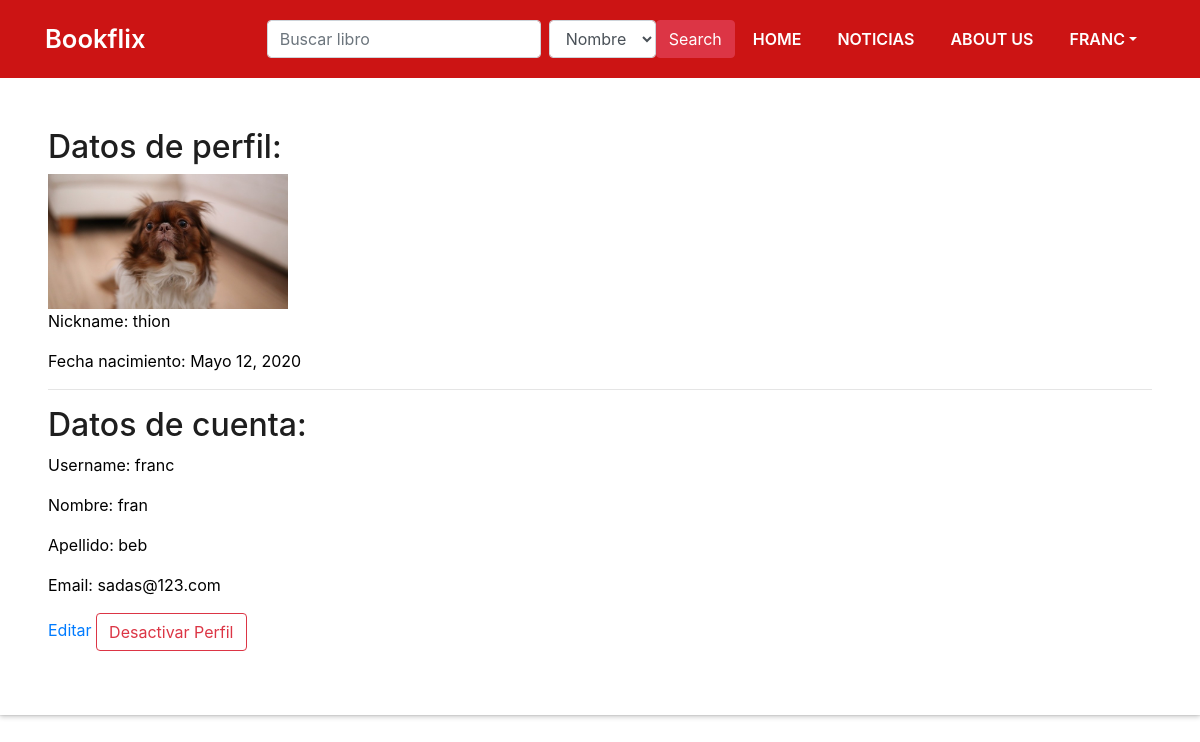
/profile/ (signed in), run on the app's committed database.
### gestion_usuario/models.py (models this page shows, shortened)
class Profile(models.Model):
    user = models.ForeignKey(User, on_delete=models.CASCADE, null=True)
    fecha_nacimiento = models.DateField(null=True, blank=True)
    nickname = models.CharField(blank=False, max_length=50, null=True,)
    soyPrincipal = models.BooleanField(default=False)
    foto = models.ImageField(upload_to='static/foto_perfil',null=True, blank=True,default='static/foto_perfil/default.jpg')

### gestion_usuario/views.py (the view)
# urls.py: path('profile/', profile),
@login_required
def profile(request):
    try:
        instance_profile = profile_session(request)
    except ObjectDoesNotExist:
        instance_profile = Profile(
            user=request.user, nickname=request.user.username)
        instance_profile.save()
    context = {
        "fecha_nacimiento": instance_profile.fecha_nacimiento,
        "nickname": instance_profile.nickname,
        "soyPrincipal": instance_profile.soyPrincipal,
        "foto_perfil": instance_profile.foto
    }
    return render(request, "gestion_usuario/profile.html", context)

### gestion_usuario/views.py (called while the page is built)
def profile_session(request):
    return Profile.objects.get(id=request.session.get('perfil'))

### templates/gestion_usuario/profile.html (shortened to what this page needs)
{% extends "padre.html" %}
{% load static %}
{% block content %}
<body id="page-top">
  <section id="perfil" class="about-mf sect-pt4 route">
    <div class="box-shadow-full">
      <div class="row">
        <div class="col-sm-12">
          <h2>Datos de perfil: </h2>
          {% if foto_perfil %}
          <img src="../{{foto_perfil}}" heigth="100" width="240">
          {% endif %}
          <p>Nickname: {{nickname}}</p>
          {% if not fecha_nacimiento == None %}
          <p>Fecha nacimiento: {{fecha_nacimiento}}</p>
          {% endif %}
          <hr>
          <h2>Datos de cuenta: </h2>
          <p>Username: {{request.user.username }}</p>
          <p>Nombre: {{request.user.first_name }}</p>
          <p>Apellido: {{request.user.last_name }}</p>
          <p>Email: {{request.user.email }}</p>
          <a href="edit_profile">Editar</a>
          <button class='btn btn-outline-danger' type="reset" onclick="window.location.href = 'desactivar_perfil/{{request.session.perfil}}'">Desactivar Perfil</button>
        </div>
      </div>
    </div>
  </section>
  {% endblock %}

### templates/barra.html (shortened to what this page needs)
{% load static %}
{% load bootstrap4 %}
{% bootstrap_css %}
<header>
  <body id="page-top">
    <nav class="navbar-expand-md  navbar navbar-b navbar-trans navbar-expand-md fixed-top" id="mainNav">
      <div class="container">
        <a class="navbar-brand js-scroll" href="/">Bookflix</a>
        <div class="navbar-collapse collapse justify-content-end" colo id="navbarDefault" >
          {% if user.is_authenticated %}
          <form   class="form-inline"  action="{% url 'search' %}" method="get" class="form-inline">
            <input  id="id_search" class="form-control mr-sm-2 input-sm" name="q" type="text" name="q" placeholder="Buscar libro" value="{{ request.GET.q }}" class="form-control">
            <select id="filter_field" name="filter" class="form-control ">
                <option value="nombre">Nombre</option>
            </select>
            <input type="submit" value="Search" class="btn btn-danger">
          </form>
          {% endif %}
          <ul class="navbar-nav">
            <li class="nav-item">
              <a class="nav-link js-scroll active" href="/">Home</a>
            </li>
            <li class="nav-item">
              <a class="nav-link js-scroll" href="/news">Noticias</a>
            </li>
            <li class="nav-item">
              <a class="nav-link js-scroll" href="/#contact">About us</a>
            </li>
            {% if not user.is_authenticated %}
            <li class="nav-item">
              <a class="nav-link js-scroll" href="/login">login</a>
            </li>
            <li class="nav-item">
              <a class="nav-link js-scroll" href="/register">Registrarse</a>
            </li>
            {% else %}
            <ul class="nav navbar-nav ml-auto">
              <li class="nav-item dropdown">
                <a href="#" class="nav-link dropdown-toggle" data-toggle="dropdown">{{request.session.nickname}}</a>
              </li>
            </ul>
            {% endif %}
        </div>
    </nav>
</header>

### static/css/style.css (style rules this page uses)
h1, h2, h3, h4, h5, h6 { color: #1e1e1e; }
a { color: #1e1e1e; transition: all 0.5s ease-in-out; }
.sect-pt4 { padding-top: 4rem; }
.box-shadow-full { padding: 3rem 1.25rem; position: relative; background-color: #fff; margin-bottom: 3rem; z-index: 2; box-shadow: 0 1px 1px 0 rgba(0, 0, 0, 0.06), 0 2px 5px 0 rgba(0, 0, 0, 0.2); }
.navbar-b { transition: all .5s ease-in-out; background-color: transparent; padding-top: 1.563rem; padding-bottom: 1.563rem; }
.navbar-b.navbar-trans .nav-item, .navbar-b.navbar-reduce .nav-item { position: relative; padding-right: 10px; padding-left: 0; }
.navbar-b.navbar-trans .nav-link, .navbar-b.navbar-reduce .nav-link { color: #fff; text-transform: uppercase; font-weight: 600; }
.navbar-b.navbar-trans .nav-link:before, .navbar-b.navbar-reduce .nav-link:before { content: ''; position: absolute; margin-left: 0px; width: 0%; bottom: 0; left: 0; height: 2px; transition: all 500ms ease; }
.navbar-b.navbar-trans .nav-link:before { background-color: #fff; }
.navbar-b .navbar-brand { color: #fff; font-size: 1.6rem; font-weight: 600; }
.about-mf .box-shadow-full { padding-top: 4rem; padding-bottom: 4rem; }
@media (min-width: 768px) { .box-shadow-full { padding: 3rem; } }
@media (min-width: 768px) { .navbar-b.navbar-trans .nav-item, .navbar-b.navbar-reduce .nav-item { padding-left: 10px; } }
@media (min-width: 768px) { .navbar-b.navbar-trans .nav-link:before, .navbar-b.navbar-reduce .nav-link:before { margin-left: 18px; } }

### templates/padre.html (style rules this page uses)
body { color: white; }
p { color: black; }
nav.navbar { background-color: #CC1414; padding-top: 15px; padding-bottom: 15px; }
li { color: black; }

### data on the page
Profile: foto (picture), nickname "thion", fecha_nacimiento "Mayo 12, 2020"

### other printed values
{{ request.session.nickname }} "FRANC"
{{ request.user.username }} "franc"
{{ request.user.first_name }} "fran"
{{ request.user.last_name }} "beb"
{{ request.user.email }} "sadas@123.com"
